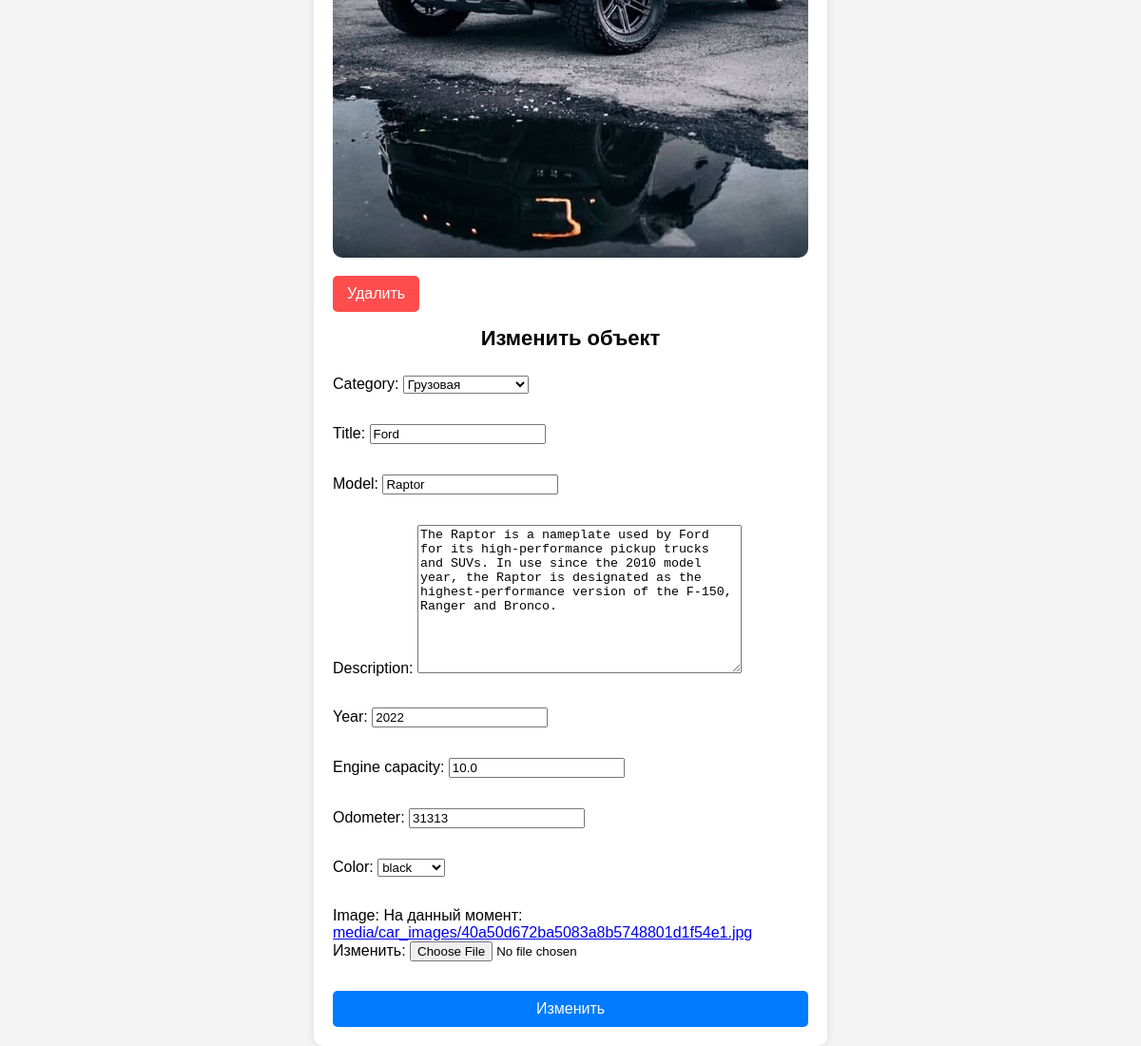
Screenshot of /car_detail/2/ with the database file from the repository.
### app/models.py (models this page shows, shortened)
class Car(models.Model):
    category = models.ForeignKey(Category, on_delete=models.PROTECT)
    title = models.CharField(max_length=123)
    model = models.CharField(max_length=223)
    year = models.PositiveSmallIntegerField()
    description = models.TextField()
    engine_capacity = models.DecimalField(max_digits=3, decimal_places=1)
    odometer = models.PositiveIntegerField()
    color = models.ForeignKey(Color, on_delete=models.PROTECT)
    image = models.ImageField(upload_to='media/car_images')
    class Meta:
        verbose_name = "Машина"
        verbose_name_plural = "Машины"

class Category(models.Model):
    title = models.CharField(max_length=123, verbose_name='Название')
    def __str__(self):
        return self.title
    class Meta:
        verbose_name = "Категория"
        verbose_name_plural = "Категории"

class Color(models.Model):
    title = models.CharField(max_length=123)
    def __str__(self):
        return self.title
    class Meta:
        verbose_name = "Цвет"
        verbose_name_plural = "Цвета"

### app/views.py (the view)
# urls.py: path('car_detail/<int:pk>/', views.car_detail_view, name='detail' ),
def car_detail_view(request, pk):
    car = Car.objects.get(id=pk)
    if request.method == 'POST':
        form = CarForm(request.POST, request.FILES, instance=car)
        if form.is_valid():
            form.save()
            return redirect("detail", car.id)
    form = CarForm(instance=car)
    return render(request, 'app/car_detail.html', {'car': car, 'form': form})

### app/forms.py
class CarForm(forms.ModelForm):
    class Meta:
        model = Car
        fields = ('category', 'title', 'model', 'description', 'year', 'engine_capacity', 'odometer', 'color', 'image')

### app/templates/app/car_detail.html (shortened to what this page needs)
<!DOCTYPE html>
<html lang="ru">
<head>
</head>
<body>
<div class="container">
    <img src="{{ car.image.url }}" alt="Изображение авто">
    <div class="btn-container">
        <a href="{% url 'delete' car.id %}" class="delete-btn">Удалить</a>
    </div>
    <h1>Изменить объект</h1>
    <form method="post" enctype="multipart/form-data">
        {{ form.as_p }}
        <button type="submit" class="submit-btn">Изменить</button>
    </form>
</div>
</body>
</html>

### app/templates/app/car_detail.html (style rules this page uses)
body { font-family: Arial, sans-serif; background-color: #f4f4f4; margin: 0; padding: 0; display: flex; justify-content: center; align-items: center; height: 100vh; }
.container { background: white; padding: 20px; border-radius: 10px; box-shadow: 0 0 10px rgba(0, 0, 0, 0.1); width: 100%; max-width: 500px; text-align: center; }
img { max-width: 100%; height: auto; border-radius: 10px; margin-bottom: 15px; }
h1 { font-size: 22px; margin-bottom: 10px; }
.btn-container { display: flex; justify-content: space-between; gap: 10px; margin-bottom: 15px; }
.delete-btn { background-color: #ff4d4d; color: white; padding: 10px 15px; border-radius: 5px; text-decoration: none; font-size: 16px; border: none; cursor: pointer; }
form { display: flex; flex-direction: column; text-align: left; }
.submit-btn { background-color: #007bff; color: white; border: none; padding: 10px; font-size: 16px; border-radius: 5px; cursor: pointer; margin-top: 15px; }

### rows the page displays
Car: image (picture), category "Грузовая", model "Raptor", description "The Raptor is a nameplate used by Ford for its high-performance pickup trucks and SUVs. In use since the 2010 model year, the Raptor is designated as the highest-performance version of the F-150, Ranger and Bronco.", year "2022", engine_capacity "10.0", odometer "31313", color "black"
Category: title "Ford"
